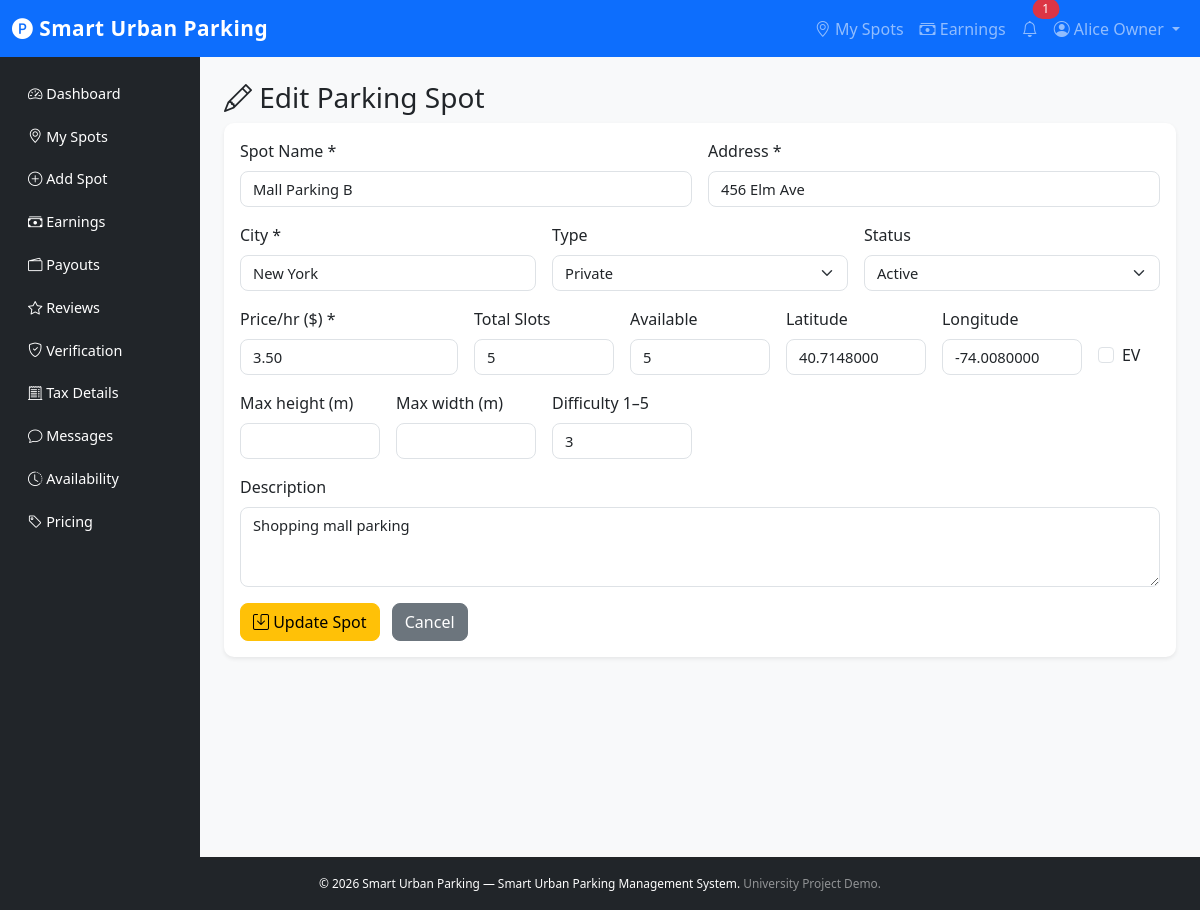
The app's page /src/public/index.php?page=edit-spot&id=2 (signed in) with its own data.
### tables this page shows
CREATE TABLE parking_spots (
    id INT UNSIGNED AUTO_INCREMENT PRIMARY KEY,
    owner_id INT UNSIGNED NOT NULL,
    name VARCHAR(100) NOT NULL,
    address VARCHAR(255) NOT NULL,
    city VARCHAR(100) NOT NULL,
    latitude DECIMAL(10,7) DEFAULT NULL,
    longitude DECIMAL(10,7) DEFAULT NULL,
    type ENUM('public','private','reserved') NOT NULL DEFAULT 'public',
    price_per_hour DECIMAL(8,2) NOT NULL DEFAULT 0.00,
    total_slots INT UNSIGNED NOT NULL DEFAULT 1,
    available_slots INT UNSIGNED NOT NULL DEFAULT 1,
    ev_support TINYINT(1) NOT NULL DEFAULT 0,
    status ENUM('active','inactive','maintenance','locked','owner-use') NOT NULL DEFAULT 'active',
    description TEXT DEFAULT NULL,
    image VARCHAR(255) DEFAULT NULL,
    max_vehicle_height_m DECIMAL(5,2) DEFAULT NULL COMMENT 'Max vehicle height (meters) the spot accepts',
    max_vehicle_width_m DECIMAL(5,2) DEFAULT NULL COMMENT 'Max vehicle width (meters)',
    difficulty_rating TINYINT UNSIGNED NOT NULL DEFAULT 3 COMMENT '1=easy .. 5=tight access',
    created_at DATETIME NOT NULL DEFAULT CURRENT_TIMESTAMP,
    updated_at DATETIME NOT NULL DEFAULT CURRENT_TIMESTAMP ON UPDATE CURRENT_TIMESTAMP,
    FOREIGN KEY (owner_id) REFERENCES users(id) ON DELETE CASCADE
);

### src/core/View.php (called while the page is built, shortened)
<?php
class View
{
    private string $viewPath;
    public function __construct()
    {
        $this->viewPath = BASE_PATH . '/views';
    }
    public function render(string $template, array $data = []): void
    {
        extract($data, EXTR_SKIP);
        $file = $this->viewPath . '/' . $template . '.php';
        include $file;
    }
}

### src/core/Controller.php (called while the page is built, shortened)
<?php
require_once BASE_PATH . '/config/database.php';
require_once BASE_PATH . '/core/View.php';
require_once BASE_PATH . '/helpers/url_helper.php';
class Controller
{
    protected View    $view;
    public function __construct()
    {
        $this->view    = new View();
    }
    protected function render(string $template, array $data = []): void
    {
        $this->view->render($template, $data);
    }
    protected function get(string $key, mixed $default = ''): mixed
    {
        return $_GET[$key] ?? $default;
    }
}

### src/controllers/ParkingSpotController.php (called while the page is built, shortened)
<?php
require_once BASE_PATH . '/core/Controller.php';
class ParkingSpotController extends Controller
{
    private ParkingSpot $spotModel;
    public function __construct()
    {
        $this->spotModel   = new ParkingSpot();
    }
    public function editSpot(): void
    {
        $id   = (int)$this->get('id');
        $spot = $this->spotModel->findById($id);
        $this->render('owner/edit-spot', ['spot' => $spot]);
    }
}

### src/core/Router.php (called while the page is built, shortened)
<?php
class Router
{
    private array $routes = [];
    public function add(string $page, string $controller, string $method): void
    {
        $this->routes[$page] = ['controller' => $controller, 'method' => $method];
    }
    public function dispatch(string $page): void
    {
        $route      = $this->routes[$page];
        $methodName = $route['method'];
        $controller = new $ctrlName();
        $controller->{$methodName}();
    }
}

### src/public/index.php (called while the page is built, shortened)
<?php
require_once BASE_PATH . '/config/database.php';
require_once BASE_PATH . '/helpers/url_helper.php';
require_once BASE_PATH . '/core/Router.php';
$router = new Router();
$router->add('home', 'HomeController', 'landing');
$router->add('login',    'AuthController', 'login');
$router->add('register', 'AuthController', 'register');
$router->add('logout',   'AuthController', 'logout');
$router->add('profile',          'UserController', 'profile');
$router->add('edit-profile',     'UserController', 'editProfile');
$router->add('delete-profile',   'UserController', 'deleteProfile');
$router->add('language',         'UserController', 'language');
$router->add('change-password',  'UserController', 'changePassword');
$router->add('driver-dashboard',    'DriverController',      'dashboard');
$router->add('driver-emergency',    'DriverController',      'emergencyReport');
$router->add('browse-spots',        'ParkingSpotController', 'browse');
$router->add('nearby-spots',        'ParkingSpotController', 'nearby');
$router->add('book-spot',           'ReservationController', 'bookSpot');
$router->add('reservations',        'ReservationController', 'reservations');
$router->add('reservation-history', 'ReservationController', 'reservationHistory');
$router->add('cancel-reservation',  'ReservationController', 'cancelReservation');
$router->add('extend-reservation',  'ReservationController', 'extendReservation');
$router->add('check-in-out',        'ReservationController', 'checkInOut');
$router->add('navigate',            'ReservationController', 'navigate');
$router->add('vehicles',            'VehicleController',     'vehicles');
$router->add('add-vehicle',         'VehicleController',     'addVehicle');
$router->add('edit-vehicle',        'VehicleController',     'editVehicle');
$router->add('delete-vehicle',      'VehicleController',     'deleteVehicle');
$router->add('set-default-vehicle', 'VehicleController',     'setDefaultVehicle');
$router->add('fines',               'FineController',        'driverFines');
$router->add('pay-fine',            'FineController',        'payFine');
$router->add('appeal-fine',         'AppealController',      'appealFine');
$router->add('favorites',           'SystemController',      'favorites');
$router->add('toggle-favorite',     'SystemController',      'toggleFavorite');
$router->add('waitlist',            'WaitlistController',    'waitlist');
$router->add('join-waitlist',       'WaitlistController',    'joinWaitlist');
$router->add('leave-waitlist',      'WaitlistController',    'leaveWaitlist');
$router->add('driver-reviews',      'ReviewController',      'driverReviews');
$router->add('add-review',          'ReviewController',      'addReview');
$router->add('driver-messages',     'MessageController',     'driverMessages');
$router->add('send-message',        'MessageController',     'sendMessage');
$router->add('owner-dashboard',    'OwnerController',       'dashboard');
$router->add('owner-spots',        'ParkingSpotController', 'ownerSpots');
$router->add('add-spot',           'ParkingSpotController', 'addSpot');
$router->add('edit-spot',          'ParkingSpotController', 'editSpot');
$router->add('delete-spot',        'ParkingSpotController', 'deleteSpot');
$router->add('owner-earnings',     'OwnerController',       'earnings');
$router->add('owner-payouts',      'OwnerController',       'payouts');
$router->add('owner-verification', 'OwnerController',       'verification');
$router->add('owner-availability', 'OwnerController',       'availability');
$router->add('owner-pricing',      'OwnerController',       'pricing');
$router->add('owner-reviews',      'ReviewController',      'ownerReviews');
$router->add('tax-details',        'OwnerController',       'taxDetails');
$router->add('owner-messages',     'MessageController',     'ownerMessages');
$router->add('admin-dashboard',     'AdminController', 'dashboard');
$router->add('admin-users',         'AdminController', 'users');
$router->add('add-user',            'AdminController', 'addUser');
$router->add('delete-user',         'AdminController', 'deleteUser');
$router->add('update-user-status',  'AdminController', 'updateUserStatus');
$router->add('admin-roles',         'AdminController', 'roles');
$router->add('admin-blacklist',     'AdminController', 'blacklist');
$router->add('owners-verification', 'AdminController', 'ownersVerification');
$router->add('admin-fines',         'FineController',  'adminFines');
$router->add('issue-fine',          'FineController',  'issueFine');
$router->add('waive-fine',          'FineController',  'waiveFine');
$router->add('admin-appeals',       'AppealController','adminAppeals');
$router->add('review-appeal',       'AppealController','reviewAppeal');
$router->add('event-zones',         'AdminController', 'eventZones');
$router->add('emergency-override',  'AdminController', 'emergencyOverride');
$router->add('officer-dispatch',    'AdminController', 'officerDispatch');
$router->add('admin-emergency-reports', 'AdminController', 'emergencyReports');
$router->add('system-health',       'AdminController', 'systemHealth');
$router->add('audit-logs',          'AdminController', 'auditLogs');
$router->add('admin-reports',       'ReportController','adminReports');
$router->add('manage-payouts',      'AdminController', 'managePayouts');
$router->add('occupancy',           'AdminController', 'occupancyDashboard');
$router->add('generate-report', 'ReportController', 'generate');
$router->add('revenue',         'ReportController', 'revenue');
$router->add('heatmap',         'ReportController', 'heatmap');
$router->add('export-pdf',      'ReportController', 'exportPdf');
$router->add('occupancy-report','ReportController', 'occupancy');
$router->add('payment-history', 'PaymentController', 'paymentHistory');
$router->add('make-payment',    'PaymentController', 'makePayment');
$router->add('receipt',         'PaymentController', 'receipt');
$router->add('escrow',          'PaymentController', 'escrow');
$router->add('promo-code',      'PaymentController', 'promoCode');
$router->add('notifications',          'NotificationController', 'list');
$router->add('mark-notification-read', 'NotificationController', 'markRead');
$page = trim($_GET['page'] ?? '');
$router->dispatch($page);

### src/config/database.php (called while the page is built, shortened)
<?php
if (!class_exists('Database')) {
    class Database
    {
        private static ?PDO $instance = null;
        public static function getInstance(): PDO
        {
            if (self::$instance === null) {
                $db  = new self();
                $dsn = "mysql:host={$db->host};dbname={$db->dbname};charset={$db->charset}";
                $options = [
                    PDO::ATTR_ERRMODE            => PDO::ERRMODE_EXCEPTION,
                    PDO::ATTR_DEFAULT_FETCH_MODE => PDO::FETCH_ASSOC,
                    PDO::ATTR_EMULATE_PREPARES   => false,
                ];
                try {
                    self::$instance = new PDO($dsn, $db->user, $db->pass, $options);
                } catch (PDOException $e) {
                    error_log('Database connection failed: ' . $e->getMessage());
                    die(
                        '<h2 style="color:red;font-family:Arial">Database connection failed.</h2>'
                        . '<p>Check your database credentials in <code>src/config/database.php</code>.</p>'
                    );
                }
            }
            return self::$instance;
        }
    }
}

### src/core/Model.php (called while the page is built, shortened)
<?php
class Model
{
    protected PDO    $db;
    protected string $table  = '';
    protected string $primaryKey = 'id';
    public function __construct()
    {
        $this->db = Database::getInstance();
    }
    public function findById(int $id): array|false
    {
        $stmt = $this->db->prepare(
            "SELECT * FROM {$this->table} WHERE {$this->primaryKey} = ? LIMIT 1"
        );
        $stmt->execute([$id]);
        return $stmt->fetch();
    }
}

### src/helpers/url_helper.php (called while the page is built, shortened)
<?php
function page_url(string $page, array $params = []): string
{
    $url = BASE_URL . '/index.php?page=' . urlencode($page);
    return $url;
}

### src/views/owner/edit-spot.php (the view, shortened to what this page needs)
<?php require_once BASE_PATH . '/views/layouts/header.php'; ?>
<?php require_once BASE_PATH . '/views/layouts/navbar.php'; ?>
<div class="container-fluid">
    <div class="row">
        <?php require_once BASE_PATH . '/views/layouts/sidebar.php'; ?>
        <div class="col-md-10 p-4">
            <h3><i class="bi bi-pencil"></i> Edit Parking Spot</h3>
            <div class="card shadow-sm">
                <div class="card-body">
                    <form method="POST">
                        <div class="row g-3">
                            <div class="col-md-6"><label class="form-label">Spot Name *</label><input type="text" name="name" class="form-control" value="<?= htmlspecialchars($spot['name']) ?>" required></div>
                            <div class="col-md-6"><label class="form-label">Address *</label><input type="text" name="address" class="form-control" value="<?= htmlspecialchars($spot['address']) ?>" required></div>
                            <div class="col-md-4"><label class="form-label">City *</label><input type="text" name="city" class="form-control" value="<?= htmlspecialchars($spot['city']) ?>" required></div>
                            <div class="col-md-4"><label class="form-label">Type</label>
                                <select name="type" class="form-select">
                                    <?php foreach (['public','private','reserved'] as $t): ?>
                                        <option value="<?= $t ?>" <?= $spot['type'] === $t ? 'selected' : '' ?>><?= ucfirst($t) ?></option>
                                    <?php endforeach; ?>
                                </select>
                            </div>
                            <div class="col-md-4"><label class="form-label">Status</label>
                                <select name="status" class="form-select">
                                    <?php foreach (['active','inactive','maintenance','locked'] as $st): ?>
                                        <option value="<?= $st ?>" <?= $spot['status'] === $st ? 'selected' : '' ?>><?= ucfirst($st) ?></option>
                                    <?php endforeach; ?>
                                </select>
                            </div>
                            <div class="col-md-3"><label class="form-label">Price/hr ($) *</label><input type="number" name="price_per_hour" class="form-control" step="0.01" value="<?= $spot['price_per_hour'] ?>" required></div>
                            <div class="col-md-2"><label class="form-label">Total Slots</label><input type="number" name="total_slots" class="form-control" value="<?= $spot['total_slots'] ?>"></div>
                            <div class="col-md-2"><label class="form-label">Available</label><input type="number" name="available_slots" class="form-control" value="<?= $spot['available_slots'] ?>"></div>
                            <div class="col-md-2"><label class="form-label">Latitude</label><input type="number" name="latitude" class="form-control" step="any" value="<?= $spot['latitude'] ?>"></div>
                            <div class="col-md-2"><label class="form-label">Longitude</label><input type="number" name="longitude" class="form-control" step="any" value="<?= $spot['longitude'] ?>"></div>
                            <div class="col-md-1 d-flex align-items-end"><div class="form-check mb-2"><input class="form-check-input" type="checkbox" name="ev_support" id="ev_e" <?= $spot['ev_support'] ? 'checked' : '' ?>><label class="form-check-label" for="ev_e">EV</label></div></div>
                            <div class="col-md-2"><label class="form-label">Max height (m)</label><input type="number" name="max_vehicle_height_m" class="form-control" step="0.01" value="<?= htmlspecialchars((string)($spot['max_vehicle_height_m'] ?? '')) ?>"></div>
                            <div class="col-md-2"><label class="form-label">Max width (m)</label><input type="number" name="max_vehicle_width_m" class="form-control" step="0.01" value="<?= htmlspecialchars((string)($spot['max_vehicle_width_m'] ?? '')) ?>"></div>
                            <div class="col-md-2"><label class="form-label">Difficulty 1–5</label><input type="number" name="difficulty_rating" class="form-control" min="1" max="5" value="<?= (int)($spot['difficulty_rating'] ?? 3) ?>"></div>
                            <div class="col-12"><label class="form-label">Description</label><textarea name="description" class="form-control" rows="3"><?= htmlspecialchars($spot['description'] ?? '') ?></textarea></div>
                            <div class="col-12">
                                <button type="submit" class="btn btn-warning"><i class="bi bi-save"></i> Update Spot</button>
                                <a href="<?= page_url('owner-spots') ?>" class="btn btn-secondary ms-2">Cancel</a>
                            </div>
                        </div>
                    </form>
                </div>
            </div>
        </div>
    </div>
</div>
<?php require_once BASE_PATH . '/views/layouts/footer.php'; ?>

### records on screen
parking_spots: name "Mall Parking B", address "456 Elm Ave", city "New York", type "Private", status "Active", price_per_hour "3.50", total_slots "5", available_slots "5", latitude "40.7148000", longitude "-74.0080000", difficulty_rating "3", description "Shopping mall parking"

### other values on screen
APP_NAME "Smart Urban Parking"
$unread "1"
current_user()['name'] "Alice Owner"
